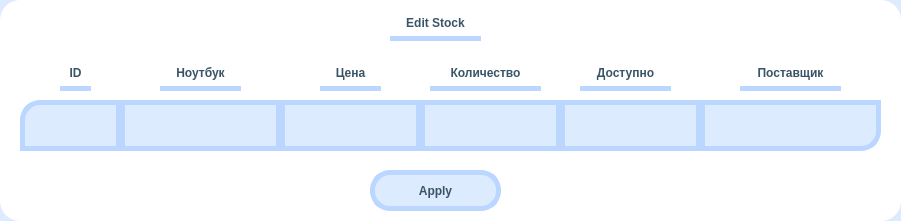
<?xml version="1.0" encoding="UTF-8"?>
<ui version="4.0">
 <class>Form</class>
 <widget class="QWidget" name="Form">
  <property name="geometry">
   <rect>
    <x>0</x>
    <y>0</y>
    <width>901</width>
    <height>221</height>
   </rect>
  </property>
  <property name="windowTitle">
   <string>Form</string>
  </property>
  <widget class="QPushButton" name="Apply">
   <property name="geometry">
    <rect>
     <x>370</x>
     <y>170</y>
     <width>131</width>
     <height>41</height>
    </rect>
   </property>
   <property name="styleSheet">
    <string notr="true">QPushButton#Apply:!pressed {
    font: 12pt &quot;Comfortaa&quot;;
	font: bold;
	color:  rgb(56, 84, 102);	
	background-color: rgb(221, 235, 255);
	border: 5px solid #BBD6FF ;
	border-radius:20px;
 }

QPushButton#Apple {
    font: 12pt &quot;Comfortaa&quot;;
	font: bold;
	color:  rgb(56, 84, 102);	
	background-color: rgb(221, 235, 255);
	border: 5px solid #BBD6FF ;
	border-radius:20px;;
 }

QPushButton#Apply:hover {
    font: 12pt &quot;Comfortaa&quot;;
	font: bold;
	color:  rgb(56, 84, 102);	
	background-color: rgb(165, 199, 250);
	border: 5px solid #75ACFF;
	border-radius:20px;
 }


QPushButton#Apply:pressed {
    font: 12pt &quot;Comfortaa&quot;;
	font: bold;
	color:  rgb(56, 84, 102);	
	background-color: rgb(165, 199, 250);
	border: 5px solid #75ACFF;
	border-radius:20px;
 }</string>
   </property>
   <property name="text">
    <string>Apply</string>
   </property>
  </widget>
  <widget class="QLabel" name="Background">
   <property name="geometry">
    <rect>
     <x>0</x>
     <y>0</y>
     <width>1141</width>
     <height>311</height>
    </rect>
   </property>
   <property name="styleSheet">
    <string notr="true">background-color:rgb(221, 235, 255);</string>
   </property>
   <property name="text">
    <string/>
   </property>
  </widget>
  <widget class="QLabel" name="tableName">
   <property name="geometry">
    <rect>
     <x>390</x>
     <y>10</y>
     <width>91</width>
     <height>31</height>
    </rect>
   </property>
   <property name="styleSheet">
    <string notr="true">	font: 12pt &quot;Comfortaa&quot;;
	font: bold;
	color:  rgb(56, 84, 102);
	border: 5px solid #BBD6FF ;
	border-top: transparent;
	border-left: transparent;
	border-right: transparent;</string>
   </property>
   <property name="text">
    <string>Edit Stock</string>
   </property>
   <property name="alignment">
    <set>Qt::AlignCenter</set>
   </property>
  </widget>
  <widget class="QLineEdit" name="LaptopEnter">
   <property name="geometry">
    <rect>
     <x>120</x>
     <y>100</y>
     <width>161</width>
     <height>51</height>
    </rect>
   </property>
   <property name="styleSheet">
    <string notr="true">	font: 12pt &quot;Comfortaa&quot;;
	font: bold;
	color:  rgb(56, 84, 102);	
	background-color: rgb(221, 235, 255);
	border: 5px solid #BBD6FF ;</string>
   </property>
  </widget>
  <widget class="QLabel" name="ID">
   <property name="geometry">
    <rect>
     <x>60</x>
     <y>60</y>
     <width>31</width>
     <height>31</height>
    </rect>
   </property>
   <property name="styleSheet">
    <string notr="true">	font: 12pt &quot;Comfortaa&quot;;
	font: bold;
	color:  rgb(56, 84, 102);
	border: 5px solid #BBD6FF ;
	border-top: transparent;
	border-left: transparent;
	border-right: transparent;</string>
   </property>
   <property name="text">
    <string>ID</string>
   </property>
   <property name="alignment">
    <set>Qt::AlignCenter</set>
   </property>
  </widget>
  <widget class="QLabel" name="Laptop">
   <property name="geometry">
    <rect>
     <x>160</x>
     <y>60</y>
     <width>81</width>
     <height>31</height>
    </rect>
   </property>
   <property name="styleSheet">
    <string notr="true">	font: 12pt &quot;Comfortaa&quot;;
	font: bold;
	color:  rgb(56, 84, 102);
	border: 5px solid #BBD6FF ;
	border-top: transparent;
	border-left: transparent;
	border-right: transparent;</string>
   </property>
   <property name="text">
    <string>Ноутбук</string>
   </property>
   <property name="alignment">
    <set>Qt::AlignCenter</set>
   </property>
  </widget>
  <widget class="QLabel" name="BackgroundRounded">
   <property name="geometry">
    <rect>
     <x>0</x>
     <y>0</y>
     <width>901</width>
     <height>221</height>
    </rect>
   </property>
   <property name="styleSheet">
    <string notr="true">background-color :rgb(255, 255, 255);
border-radius: 20px;</string>
   </property>
   <property name="text">
    <string/>
   </property>
  </widget>
  <widget class="QLabel" name="IDEnter">
   <property name="geometry">
    <rect>
     <x>20</x>
     <y>100</y>
     <width>101</width>
     <height>51</height>
    </rect>
   </property>
   <property name="styleSheet">
    <string notr="true">	font: 12pt &quot;Comfortaa&quot;;
	font: bold;
	color:  rgb(56, 84, 102);	
	background-color: rgb(221, 235, 255);
	border: 5px solid #BBD6FF ;
	border-top-left-radius: 20px;</string>
   </property>
   <property name="text">
    <string/>
   </property>
  </widget>
  <widget class="QLabel" name="Price">
   <property name="geometry">
    <rect>
     <x>320</x>
     <y>60</y>
     <width>61</width>
     <height>31</height>
    </rect>
   </property>
   <property name="styleSheet">
    <string notr="true">	font: 12pt &quot;Comfortaa&quot;;
	font: bold;
	color:  rgb(56, 84, 102);
	border: 5px solid #BBD6FF ;
	border-top: transparent;
	border-left: transparent;
	border-right: transparent;</string>
   </property>
   <property name="text">
    <string>Цена</string>
   </property>
   <property name="alignment">
    <set>Qt::AlignCenter</set>
   </property>
  </widget>
  <widget class="QLineEdit" name="PriceEnter">
   <property name="geometry">
    <rect>
     <x>280</x>
     <y>100</y>
     <width>141</width>
     <height>51</height>
    </rect>
   </property>
   <property name="styleSheet">
    <string notr="true">	font: 12pt &quot;Comfortaa&quot;;
	font: bold;
	color:  rgb(56, 84, 102);	
	background-color: rgb(221, 235, 255);
	border: 5px solid #BBD6FF ;</string>
   </property>
  </widget>
  <widget class="QLabel" name="Available">
   <property name="geometry">
    <rect>
     <x>580</x>
     <y>60</y>
     <width>91</width>
     <height>31</height>
    </rect>
   </property>
   <property name="styleSheet">
    <string notr="true">	font: 12pt &quot;Comfortaa&quot;;
	font: bold;
	color:  rgb(56, 84, 102);
	border: 5px solid #BBD6FF ;
	border-top: transparent;
	border-left: transparent;
	border-right: transparent;</string>
   </property>
   <property name="text">
    <string>Доступно</string>
   </property>
   <property name="alignment">
    <set>Qt::AlignCenter</set>
   </property>
  </widget>
  <widget class="QLineEdit" name="VendorEnter">
   <property name="geometry">
    <rect>
     <x>700</x>
     <y>100</y>
     <width>181</width>
     <height>51</height>
    </rect>
   </property>
   <property name="styleSheet">
    <string notr="true">	font: 12pt &quot;Comfortaa&quot;;
	font: bold;
	color:  rgb(56, 84, 102);	
	background-color: rgb(221, 235, 255);
	border: 5px solid #BBD6FF ;
	border-bottom-right-radius:20px;</string>
   </property>
  </widget>
  <widget class="QLabel" name="Number">
   <property name="geometry">
    <rect>
     <x>430</x>
     <y>60</y>
     <width>111</width>
     <height>31</height>
    </rect>
   </property>
   <property name="styleSheet">
    <string notr="true">	font: 12pt &quot;Comfortaa&quot;;
	font: bold;
	color:  rgb(56, 84, 102);
	border: 5px solid #BBD6FF ;
	border-top: transparent;
	border-left: transparent;
	border-right: transparent;</string>
   </property>
   <property name="text">
    <string>Количество</string>
   </property>
   <property name="alignment">
    <set>Qt::AlignCenter</set>
   </property>
  </widget>
  <widget class="QLineEdit" name="NumberEnter">
   <property name="geometry">
    <rect>
     <x>420</x>
     <y>100</y>
     <width>141</width>
     <height>51</height>
    </rect>
   </property>
   <property name="styleSheet">
    <string notr="true">	font: 12pt &quot;Comfortaa&quot;;
	font: bold;
	color:  rgb(56, 84, 102);	
	background-color: rgb(221, 235, 255);
	border: 5px solid #BBD6FF ;</string>
   </property>
  </widget>
  <widget class="QLineEdit" name="AvailableEnter">
   <property name="geometry">
    <rect>
     <x>560</x>
     <y>100</y>
     <width>141</width>
     <height>51</height>
    </rect>
   </property>
   <property name="styleSheet">
    <string notr="true">	font: 12pt &quot;Comfortaa&quot;;
	font: bold;
	color:  rgb(56, 84, 102);	
	background-color: rgb(221, 235, 255);
	border: 5px solid #BBD6FF ;</string>
   </property>
  </widget>
  <widget class="QLabel" name="Vendor">
   <property name="geometry">
    <rect>
     <x>740</x>
     <y>60</y>
     <width>101</width>
     <height>31</height>
    </rect>
   </property>
   <property name="styleSheet">
    <string notr="true">	font: 12pt &quot;Comfortaa&quot;;
	font: bold;
	color:  rgb(56, 84, 102);
	border: 5px solid #BBD6FF ;
	border-top: transparent;
	border-left: transparent;
	border-right: transparent;</string>
   </property>
   <property name="text">
    <string>Поставщик</string>
   </property>
   <property name="alignment">
    <set>Qt::AlignCenter</set>
   </property>
  </widget>
  <zorder>Background</zorder>
  <zorder>BackgroundRounded</zorder>
  <zorder>Apply</zorder>
  <zorder>Laptop</zorder>
  <zorder>LaptopEnter</zorder>
  <zorder>ID</zorder>
  <zorder>IDEnter</zorder>
  <zorder>tableName</zorder>
  <zorder>Price</zorder>
  <zorder>PriceEnter</zorder>
  <zorder>Available</zorder>
  <zorder>VendorEnter</zorder>
  <zorder>Number</zorder>
  <zorder>NumberEnter</zorder>
  <zorder>AvailableEnter</zorder>
  <zorder>Vendor</zorder>
 </widget>
 <resources/>
 <connections/>
</ui>
